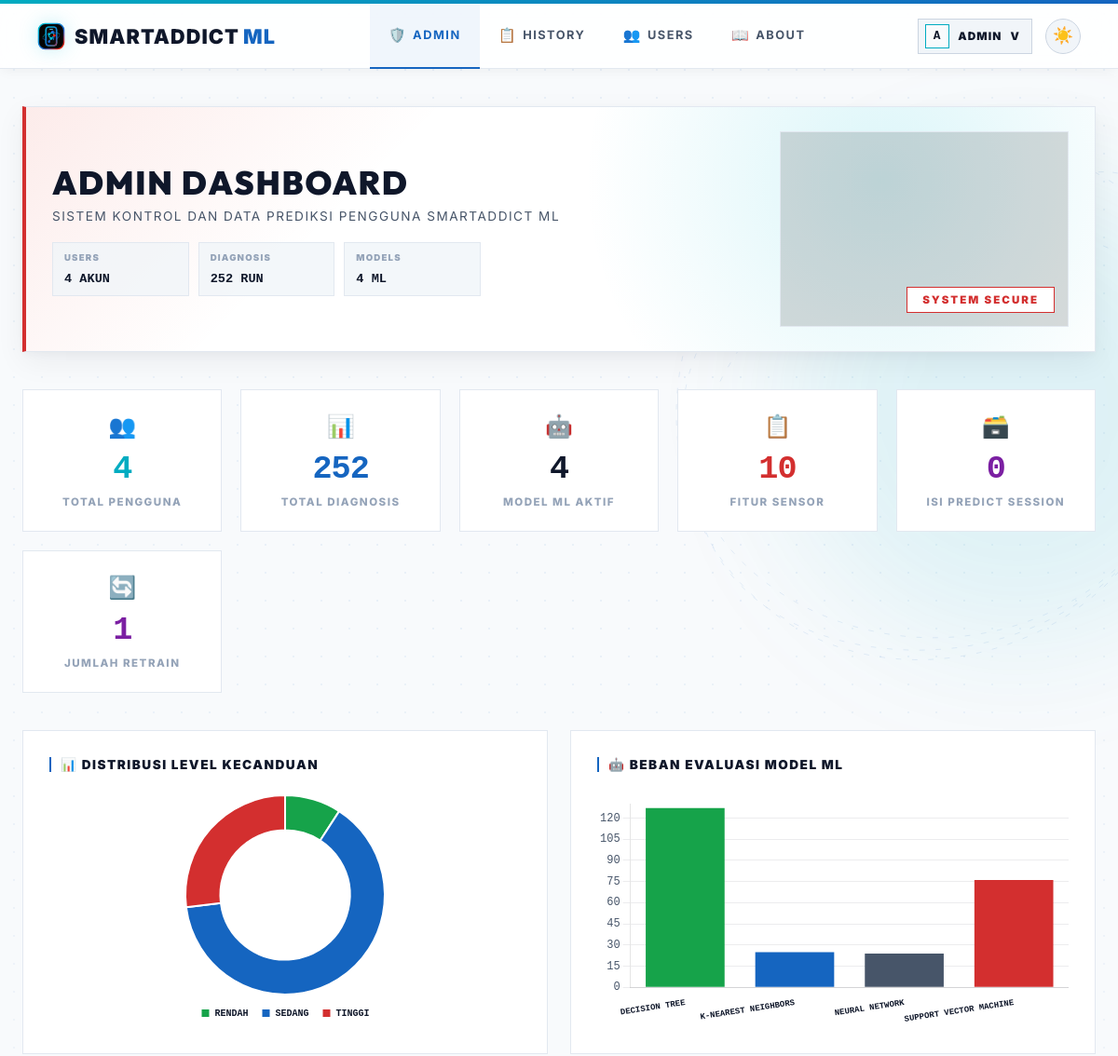
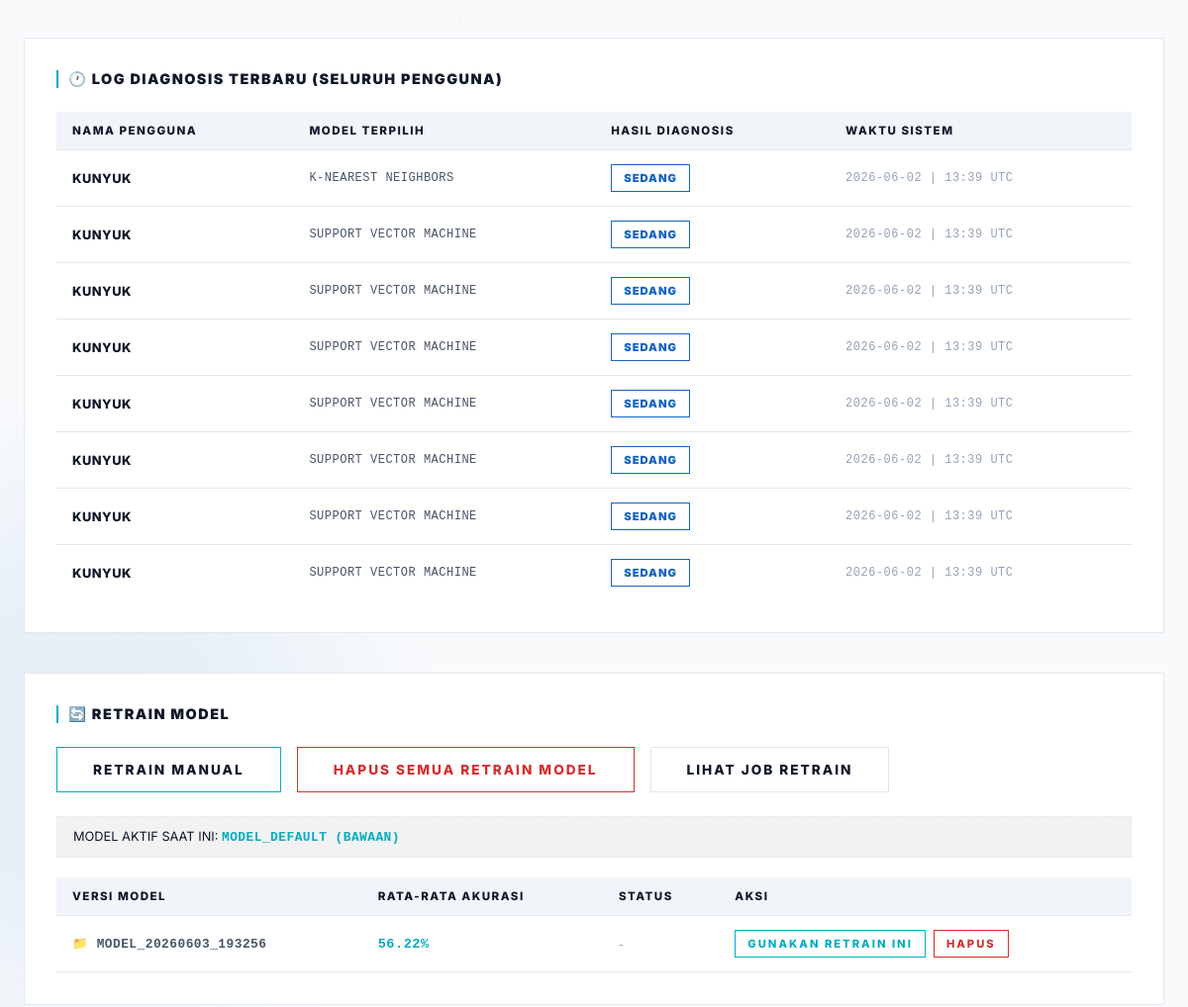
Page /admin (signed in, upper part) on the earlier database version (2 pictures, top to bottom).
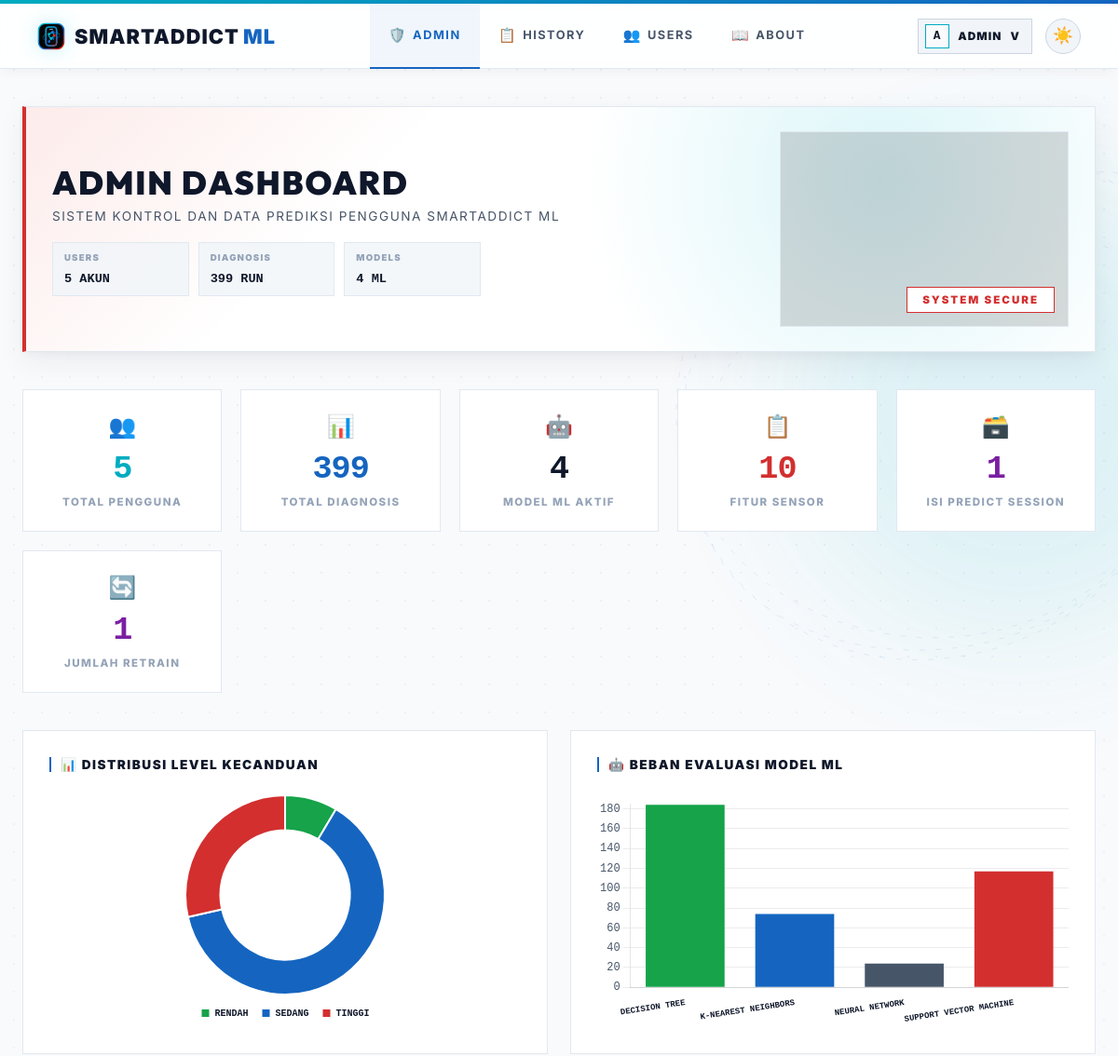
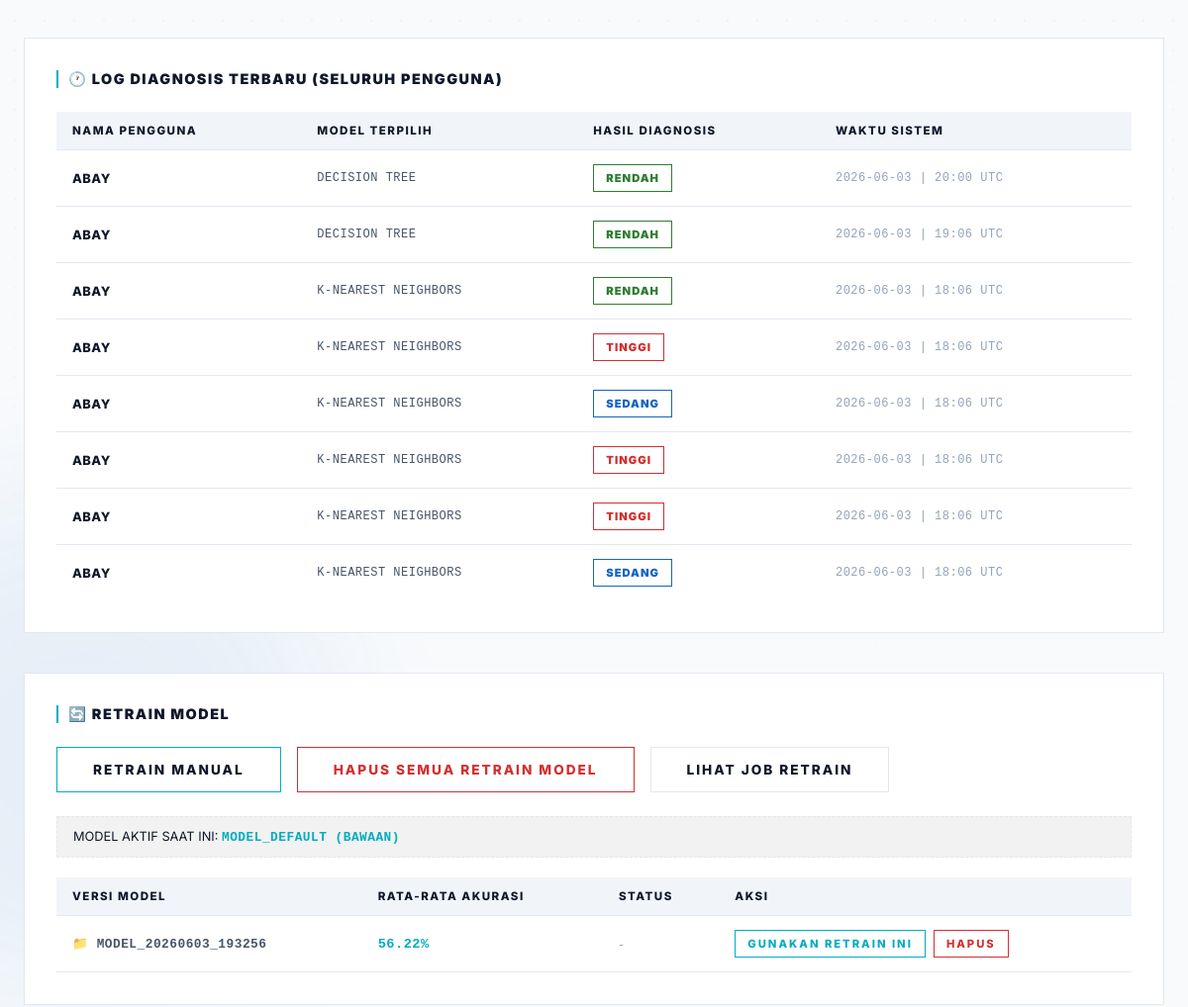
Same page on the later database version (2 pictures, top to bottom).
### smartaddict/models/prediction.py (models this page shows, shortened)
class Prediction(db.Model):
    id = db.Column(db.Integer, primary_key=True)
    user_id = db.Column(db.Integer, db.ForeignKey("user.id"), nullable=False)
    model_name = db.Column(db.String(50), nullable=False)
    input_values = db.Column(db.Text, nullable=False)
    result = db.Column(db.String(20), nullable=False)
    prediction_raw = db.Column(db.Integer, nullable=False)
    timestamp = db.Column(db.DateTime, default=datetime.utcnow)

### smartaddict/models/user.py (models this page shows, shortened)
class User(UserMixin, db.Model):
    id = db.Column(db.Integer, primary_key=True)
    username = db.Column(db.String(80), unique=True, nullable=False)
    password_hash = db.Column(db.String(200), nullable=False)
    role = db.Column(db.String(10), default="user")
    created_at = db.Column(db.DateTime, default=datetime.utcnow)
    predictions = db.relationship("Prediction", backref="user", lazy=True)
    @property
    def is_admin(self):
        return self.role == "admin"

### smartaddict/routes/admin_routes.py (the view)
@admin_bp.route("/admin", endpoint='admin_dashboard')
@admin_required
def admin_dashboard():
    total_users = User.query.filter_by(role='user').count()
    total_preds = Prediction.query.count()
    total_predict_session = PredictUserSession.query.count()
    all_preds = Prediction.query.all()
    stats = {'Rendah': 0, 'Sedang': 0, 'Tinggi': 0}
    model_usage = {}
    for p in all_preds:
        if p.result in stats:
            stats[p.result] += 1
        model_usage[p.model_name] = model_usage.get(p.model_name, 0) + 1
    recent = Prediction.query.order_by(Prediction.timestamp.desc()).limit(8).all()
    versions = get_available_retrain_versions(runtime.ACTIVE_MODEL_VERSION)
    total_retrains = len(versions)
    return render_template("admin/dashboard.html", active_page='admin_dashboard',
        total_users=total_users, total_preds=total_preds, stats=stats,
        model_usage=model_usage, recent=recent,
        total_predict_session=total_predict_session,
        total_retrains=total_retrains, retrain_versions=versions,
        active_model_version=runtime.ACTIVE_MODEL_VERSION)

### app.py (called while the page is built)
@app.after_request
def add_no_cache(response):
    response.headers['Cache-Control'] = 'no-store, no-cache, must-revalidate, max-age=0'
    response.headers['Pragma'] = 'no-cache'
    response.headers['Expires'] = '0'
    return response

@login_manager.user_loader
def load_user(user_id):
    try:
        return User.query.get(int(user_id))
    except Exception:
        return None

### smartaddict/routes/admin_routes.py (called while the page is built)
def admin_required(view_func):
    @wraps(view_func)
    @login_required
    def wrapped(*args, **kwargs):
        if not current_user.is_admin:
            flash('Akses ditolak. Hanya admin yang bisa mengakses halaman ini.', 'error')
            return redirect(url_for('user.dashboard'))
        return view_func(*args, **kwargs)
    return wrapped

### templates/admin/dashboard.html (shortened to what the changed rows need)
{% extends "base.html" %}
{% block content %}
<main class="content">
    <div class="page-header admin-command-hero">
        <div class="header-text command-copy">
            <h1>ADMIN DASHBOARD</h1>
            <div class="command-metrics">
                <div class="command-metric">
                    <span>Users</span>
                    <strong>{{ total_users }} Akun</strong>
                </div>
                <div class="command-metric">
                    <span>Diagnosis</span>
                    <strong>{{ total_preds }} Run</strong>
                </div>
            </div>
        </div>
    </div>
    <div class="stats-grid">
        <div class="stat-card">
            <div class="stat-icon">👥</div>
            <div class="stat-num" style="color:var(--m-blue-light)">{{ total_users }}</div>
            <div class="stat-label">Total Pengguna</div>
        </div>
        <div class="stat-card">
            <div class="stat-icon">📊</div>
            <div class="stat-num" style="color:var(--m-blue-dark)">{{ total_preds }}</div>
            <div class="stat-label">Total Diagnosis</div>
        </div>
        <div class="stat-card">
            <div class="stat-icon">🗃️</div>
            <div class="stat-num" style="color:var(--accent-purple)">{{ total_predict_session }}</div>
            <div class="stat-label">Isi Predict Session</div>
        </div>
    </div>
    <div class="charts-row">
        <div class="chart-box">
            <div style="max-width:250px; margin:0 auto"><canvas id="pieChart"></canvas></div>
        </div>
        <div class="chart-box">
            <h3>🤖 BEBAN EVALUASI MODEL ML</h3>
            <canvas id="modelChart" style="max-height:250px"></canvas>
        </div>
    </div>
    <div class="recent-section">
        {% if recent %}
        <table class="recent-table">
            <thead>
                <tr>
                    <th>NAMA PENGGUNA</th>
                    <th>MODEL TERPILIH</th>
                    <th>HASIL DIAGNOSIS</th>
                    <th>WAKTU SISTEM</th>
                </tr>
            </thead>
            <tbody>
                {% for p in recent %}
                <tr>
                    <td style="font-weight:800; color:var(--text-primary); text-transform: uppercase;">{{ p.user.username }}</td>
                    <td style="font-family: monospace; text-transform: uppercase; font-size: 0.75rem;">{{ p.model_name }}</td>
                    <td>
                        <span class="badge-sm {% if p.result == 'Rendah' %}r{% elif p.result == 'Sedang' %}s{% else %}t{% endif %}">
                            {{ p.result | upper }}
                        </span>
                    </td>
                    <td style="color:var(--text-muted); font-family: monospace; font-size:0.75rem">{{ p.timestamp.strftime('%Y-%m-%d | %H:%M UTC') }}</td>
                </tr>
                {% endfor %}
            </tbody>
        </table>
        {% else %}
        <p style="color:var(--text-muted); text-align:center; padding:32px; font-weight:800; letter-spacing:1px;">BELUM ADA REKAMAN LOG DIAGNOSIS.</p>
        {% endif %}
    </div>
    <div class="recent-section" style="margin-top: 40px;">
        {% if retrain_versions %}
        <table class="recent-table" style="margin-bottom: 0;">
            <thead>
                <tr>
                    <th>VERSI MODEL</th>
                    <th>RATA-RATA AKURASI</th>
                    <th>STATUS</th>
                    <th>AKSI</th>
                </tr>
            </thead>
            <tbody>
                {% for ver in retrain_versions %}
                <tr class="retrain-row" data-target="details-{{ ver.version_name }}" style="cursor: pointer;">
                    <td style="font-weight: 800; font-family: monospace; text-transform: uppercase;">
                        📁 {{ ver.version_name }}
                    </td>
                    <td style="font-family: monospace; font-size: 0.85rem; font-weight: bold; color: var(--m-blue-light);">
                        {{ "%.2f"|format(ver.average_accuracy * 100) }}%
                    </td>
                    <td>
                        {% if ver.is_active %}
                        <span class="badge-sm r" style="font-size: 0.6rem; padding: 2px 6px; background: rgba(22, 163, 74, 0.15); color: #16a34a; border: 1px solid #16a34a;">SEDANG DIGUNAKAN</span>
                        {% else %}
                        <span style="font-size: 0.7rem; color: var(--text-muted);">-</span>
                        {% endif %}
                    </td>
                    <td>
                        <div style="display: flex; gap: 8px;" onclick="event.stopPropagation();">
                            {% if not ver.is_active %}
                            <form action="{{ url_for('admin.admin_use_retrain', version_name=ver.version_name) }}" method="POST" style="margin: 0;">
                                <button type="submit" class="btn-primary" style="font-size: 0.7rem; padding: 6px 12px; border-color: var(--m-blue-light); color: var(--m-blue-light);">GUNAKAN RETRAIN INI</button>
                            </form>
                            {% else %}
                            <button class="btn-secondary" style="font-size: 0.7rem; padding: 6px 12px; border-color: var(--border-card); color: var(--text-muted); cursor: not-allowed;" disabled>SEDANG DIGUNAKAN</button>
                            {% endif %}
                            <form action="{{ url_for('admin.admin_delete_retrain', version_name=ver.version_name) }}" method="POST" style="margin: 0;" onsubmit="return confirm('Hapus versi model ini?');">
                                <button type="submit" class="btn-secondary" style="font-size: 0.7rem; padding: 6px 12px; border-color: var(--m-red); color: var(--m-red);">HAPUS</button>
                            </form>
                        </div>
                    </td>
                </tr>
                {% endfor %}
            </tbody>
        </table>
        {% else %}
        <p style="color:var(--text-muted); text-align:center; padding:32px; font-weight:800; letter-spacing:1px; border: 1px dashed var(--border-card);">BELUM ADA MODEL HASIL RETRAINING DI DIREKTORI.</p>
        {% endif %}
    </div>
</main>
{% endblock %}

Differences in the rows shown:
no longer on this page (row unchanged): Prediction: user.username "KUNYUK", model_name "K-NEAREST NEIGHBORS", result "SEDANG", timestamp "2026-06-02 | 13:39 UTC"
no longer on this page (row unchanged): Prediction: user.username "KUNYUK", model_name "SUPPORT VECTOR MACHINE", result "SEDANG", timestamp "2026-06-02 | 13:39 UTC"
no longer on this page (row unchanged): Prediction: user.username "KUNYUK", model_name "SUPPORT VECTOR MACHINE", result "SEDANG", timestamp "2026-06-02 | 13:39 UTC"
no longer on this page (row unchanged): Prediction: user.username "KUNYUK", model_name "SUPPORT VECTOR MACHINE", result "SEDANG", timestamp "2026-06-02 | 13:39 UTC"
no longer on this page (row unchanged): Prediction: user.username "KUNYUK", model_name "SUPPORT VECTOR MACHINE", result "SEDANG", timestamp "2026-06-02 | 13:39 UTC"
no longer on this page (row unchanged): Prediction: user.username "KUNYUK", model_name "SUPPORT VECTOR MACHINE", result "SEDANG", timestamp "2026-06-02 | 13:39 UTC"
no longer on this page (row unchanged): Prediction: user.username "KUNYUK", model_name "SUPPORT VECTOR MACHINE", result "SEDANG", timestamp "2026-06-02 | 13:39 UTC"
no longer on this page (row unchanged): Prediction: user.username "KUNYUK", model_name "SUPPORT VECTOR MACHINE", result "SEDANG", timestamp "2026-06-02 | 13:39 UTC"
added Prediction: user.username "ABAY", model_name "DECISION TREE", result "RENDAH", timestamp "2026-06-03 | 20:00 UTC"
added Prediction: user.username "ABAY", model_name "DECISION TREE", result "RENDAH", timestamp "2026-06-03 | 19:06 UTC"
added Prediction: user.username "ABAY", model_name "K-NEAREST NEIGHBORS", result "RENDAH", timestamp "2026-06-03 | 18:06 UTC"
added Prediction: user.username "ABAY", model_name "K-NEAREST NEIGHBORS", result "TINGGI", timestamp "2026-06-03 | 18:06 UTC"
added Prediction: user.username "ABAY", model_name "K-NEAREST NEIGHBORS", result "SEDANG", timestamp "2026-06-03 | 18:06 UTC"
added Prediction: user.username "ABAY", model_name "K-NEAREST NEIGHBORS", result "TINGGI", timestamp "2026-06-03 | 18:06 UTC"
added Prediction: user.username "ABAY", model_name "K-NEAREST NEIGHBORS", result "TINGGI", timestamp "2026-06-03 | 18:06 UTC"
added Prediction: user.username "ABAY", model_name "K-NEAREST NEIGHBORS", result "SEDANG", timestamp "2026-06-03 | 18:06 UTC"
Other differences:
{{ total_users }}: "4" → "5"
{{ total_preds }}: "252" → "399"
{{ total_predict_session }}: "0" → "1"
chart data {{ stats | tojson }}: {"Rendah": 23, "Sedang": 161, "Tinggi": 68} → {"Rendah": 34, "Sedang": 251, "Tinggi": 114}
chart data {{ model_usage | tojson }}: {"Decision Tree": 127, "K-Nearest Neighbors": 25, "Neural Network": 24, "Support Vector Machine": 76} → {"Decision Tree": 184, "K-Nearest Neighbors": 74, "Neural Network": 24, "Support Vector Machine": 117}
